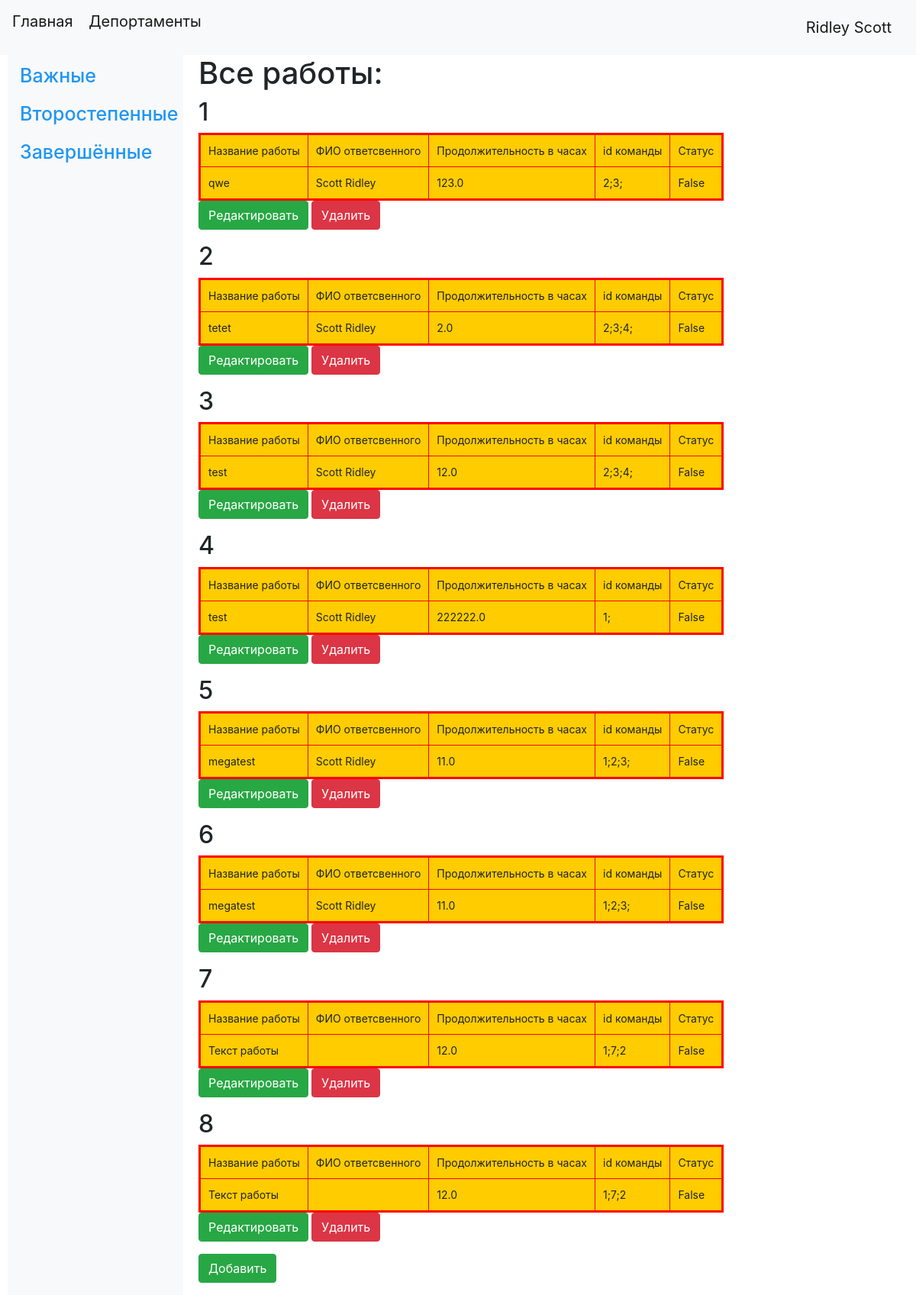
Page /index (signed in) on the committed database.
### data/users.py (models this page shows, shortened)
class User(SqlAlchemyBase, UserMixin, SerializerMixin):
    __tablename__ = 'users'
    id = sqlalchemy.Column(sqlalchemy.Integer,
                           primary_key=True,
                           autoincrement=True)
    surname = sqlalchemy.Column(sqlalchemy.String, nullable=True)
    name = sqlalchemy.Column(sqlalchemy.String, nullable=True)
    age = sqlalchemy.Column(sqlalchemy.Integer, nullable=True)
    position = sqlalchemy.Column(sqlalchemy.String, nullable=True)
    speciality = sqlalchemy.Column(sqlalchemy.String, nullable=True)
    addres = sqlalchemy.Column(sqlalchemy.String, nullable=True)
    email = sqlalchemy.Column(sqlalchemy.String,
                              index=True,
                              unique=True,
                              nullable=True)
    hashed_password = sqlalchemy.Column(sqlalchemy.String, nullable=True)
    modified_date = sqlalchemy.Column(sqlalchemy.DateTime,
                                      default=datetime.datetime.now)
    jobs = orm.relationship("Jobs", back_populates='user')

### data/jobs.py (models this page shows, shortened)
class Categories(SqlAlchemyBase):
    __tablename__ = 'categories'
    id = sqlalchemy.Column(sqlalchemy.Integer,
                           primary_key=True,
                           autoincrement=True)
    title = sqlalchemy.Column(sqlalchemy.String)
    jobs = orm.relationship("Jobs",
                            secondary='link',
                            overlaps="categories",
                            backref=orm.backref("jobs", lazy="dynamic"),
                            single_parent=True,
                            cascade="all, delete, delete-orphan")

class Jobs(SqlAlchemyBase, SerializerMixin):
    __tablename__ = 'jobs'
    id = sqlalchemy.Column(sqlalchemy.Integer,
                           primary_key=True,
                           autoincrement=True)
    team_leader = sqlalchemy.Column(sqlalchemy.Integer,
                                    sqlalchemy.ForeignKey("users.id"))
    job = sqlalchemy.Column(sqlalchemy.String)
    work_size = sqlalchemy.Column(sqlalchemy.Float)
    collaborators = sqlalchemy.Column(sqlalchemy.String)
    start_date = sqlalchemy.Column(sqlalchemy.Date)
    end_date = sqlalchemy.Column(sqlalchemy.Date)
    is_finished = sqlalchemy.Column(sqlalchemy.Boolean)
    user = orm.relationship('User')
    categories = orm.relationship('Categories',
                                  secondary='link',
                                  overlaps="categories",
                                  single_parent=True,
                                  cascade="all, delete, delete-orphan")

### main.py (the view)
@app.route('/')
@app.route('/index')
def index():
    param = {}
    db_sess = db_session.create_session()
    if current_user.is_authenticated:
        categories = db_sess.query(Categories).all()
        jobs = db_sess.query(Jobs).all()
        param["categories"] = categories
        param["jobs"] = jobs
        param["header"] = "Все работы"
        return render_template('index.html', **param)
    else:
        return render_template('authorization.html')

### data/db_session.py (called while the page is built)
def create_session() -> Session:
    global __factory
    return __factory()

### main.py (called while the page is built)
@login_manager.user_loader
def load_user(user_id):
    db_sess = db_session.create_session()
    return db_sess.query(User).get(user_id)

### templates/index.html
{% extends "base.html" %}
{% block side_content %}
    <div class="sidenav">
      {% for item in categories %}
      <h2><a href="/categories/{{item.id}}">{{item.title}}</a></h2>
      {% endfor %}
    </div>
    {% endblock %}
{% block content %}
    <h1>{{header}}:</h1>
    {% for item in jobs%}
    <h2>{{loop.index}}</h2>
    <table bgcolor="#ffcc00" border="3" bordercolor="red" cellpadding="10">
      <tr>
        <td>Название работы</td>
        <td>ФИО ответсвенного</td>
        <td>Продолжительность в часах</td>
        <td>id команды</td>
        <td>Статус</td>
      </tr>
      <tr>
        <td>{{item.job}}</td>
        <td>{{item.user.surname}} {{item.user.name}}</td>
        <td>{{item.work_size}}</td>
        <td>{{item.collaborators}}</td>
        <td>{{item.is_finished}}</td>
      </tr>
    </table>
    {% if current_user.is_authenticated %} {% if current_user.id == 1 or
    current_user.id == item.user.id%}
    <p>
      <a class="btn btn-success" href="/job/{{item.id}}">Редактировать</a>
      <a class="btn btn-danger" href="/delete_job/{{ item.id }}">Удалить</a>
    </p>
    {% endif %} {% endif %} {% endfor %} {% if current_user.is_authenticated %}
    <p>
      <a class="btn btn-success" href="/add_job">Добавить</a>
    </p>
    {% endif %}
{% endblock %}

### templates/base.html (shortened to what this page needs)
<!DOCTYPE HTML>
<html lang="en">
<head>
    <link rel="stylesheet" href="{{ url_for('static', filename='css/style.css')}}" type="text/css"/>
    <link rel="stylesheet"
          href="https://stackpath.bootstrapcdn.com/bootstrap/4.4.1/css/bootstrap.min.css"
>
</head>
<body>
<header>
    {% if current_user.is_authenticated %}
    <nav class="navbar navbar-light bg-light">
        <p>
            <a class="navbar-brand" href="/">Главная</a>
            <a class="navbar-brand" href="/deportaments">Депортаменты</a>
        </p>
            <a class="navbar-brand" href="/logout">{{ current_user.name }} {{ current_user.surname }}</a>
        </nav>
        {% endif %}
</header>
{% block side_content %}{% endblock %}
<div class="main">
    {% block content %}{% endblock %}
</div>
</body>
</html>

### static/css/style.css (style rules this page uses)
body { font-family: "Lato", sans-serif; }
.sidenav { height: 100%; width: 230px; position: fixed; z-index: 1; top: 70px; left: 10px; background: #f8f9fa; overflow-x: hidden; padding: 8px 0; }
.sidenav a { padding: 6px 8px 6px 16px; text-decoration: none; font-size: 25px; color: #2196F3; display: block; }
.main { margin-left: 260px; font-size: 14px; }

### rows in the picture
User: name "Ridley", surname "Scott"
Categories: title "Важные"
Categories: title "Второстепенные"
Categories: title "Завершённые"
Jobs: job "qwe", user.surname "Scott", user.name "Ridley", work_size "123.0", collaborators "2;3;", is_finished "False"
Jobs: job "tetet", user.surname "Scott", user.name "Ridley", work_size "2.0", collaborators "2;3;4;", is_finished "False"
Jobs: job "test", user.surname "Scott", user.name "Ridley", work_size "12.0", collaborators "2;3;4;", is_finished "False"
Jobs: job "test", user.surname "Scott", user.name "Ridley", work_size "222222.0", collaborators "1;", is_finished "False"
Jobs: job "megatest", user.surname "Scott", user.name "Ridley", work_size "11.0", collaborators "1;2;3;", is_finished "False"
Jobs: job "megatest", user.surname "Scott", user.name "Ridley", work_size "11.0", collaborators "1;2;3;", is_finished "False"
Jobs: job "Текст работы", work_size "12.0", collaborators "1;7;2", is_finished "False"
Jobs: job "Текст работы", work_size "12.0", collaborators "1;7;2", is_finished "False"

### other values in the picture
{{ header }} "Все работы"
